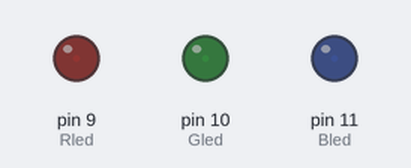
Bench run of a sketch on a simulated Arduino Uno, built with avr-gcc and run on an emulated ATmega328P. Shown: output pins drawn as LEDs (lit = HIGH).

Above: at 0.05 s.
At 1.95 s:
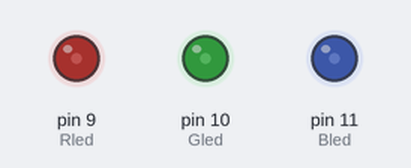
At 3.85 s:
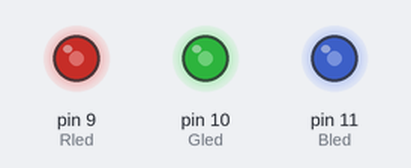
At 5.75 s:
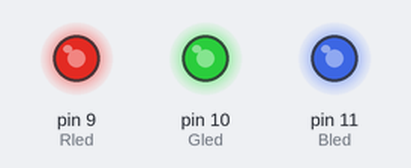
At 7.65 s:
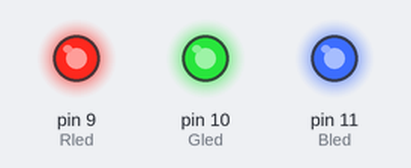
Timing chart, 0 to 10.0 s (numbered marks = the images above):
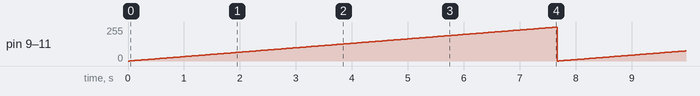

Measured:
- by itself, pin 9 (Rled), pin 10 (Gled), pin 11 (Bled): ramps from 0/255 to 254/255 and jumps back, once every 7.7 s

The sketch:

fadetest.ino
```cpp
int Rled = 9;
int Gled = 10;
int Bled = 11;
int brightness = 0;
int fadeAmount = 5;


void setup() {
  pinMode(Rled, OUTPUT);
  pinMode(Gled, OUTPUT);
  pinMode(Bled, OUTPUT);

}

void fade(int r1,int g1,int b1,int r2,int g2,int b2,int steps, int delay_amount){
  for(int i=0; i<steps; i++){
    analogWrite(Rled,r1+((r2-r1)/steps)*i);
    analogWrite(Gled,g1+((g2-g1)/steps)*i);
    analogWrite(Bled,b1+((b2-b1)/steps)*i);
    delay(delay_amount);
  }
}

void fadehsv(){}
void set(int r, int g, int b){
  analogWrite(Rled,r);
  analogWrite(Gled,g);
  analogWrite(Bled,b);
}
void loop() {
  fade(0,0,0,255,255,255,255,30);
  //fade(255,0,0,0,255,0,255,3);
 //fade(0,255,0,0,0,255,255,3);
 // fade(0,0,255,255,0,0,255,3);
  //fade(0,255,0,255,0,255,255,10);
  //fade(255,0,255,0,255,0,255,10);
//set(0,0,10);
//delay(1000);

//set(10,10,10);

//delay(1000);
//set(10,0,0);

//delay(1000);


//fade(0,0,0,255,255,255,255,30);
//fade(255,255,255,0,0,0,255,30);

}
```
